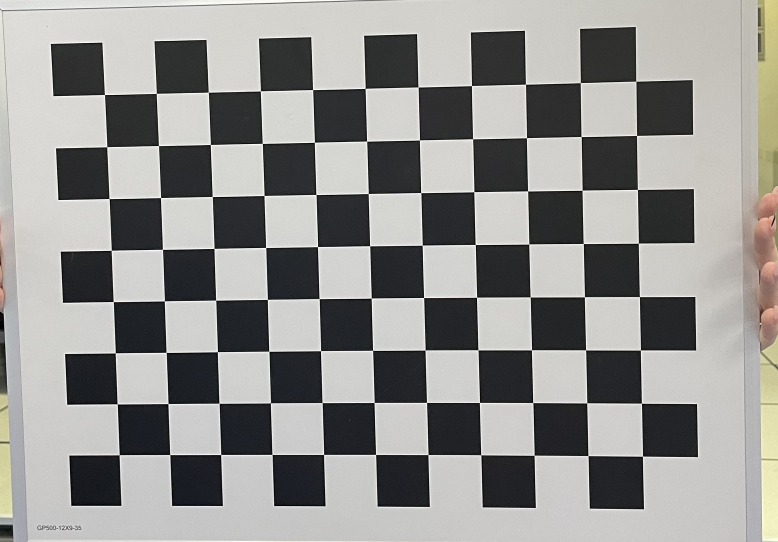
#> input picture calib/picture1.jpg, 2334 x 1626 px, found by its file name (shown at 1/3 size); its folder holds 3 pictures in this run
$ python camera_calibration.py
#> lines starting #> are read from the running program, lines starting #| are printed output that depends on the picture
#> further down, im is the input picture: PIL image 2334x1626 RGB; mean R, G, B 146.7, 146.1, 143.8
import cv2
import numpy as np
import glob
from math import *
import pandas as pd
import os
from PIL import Image

'''
This code is used to calculate the end to camera matrix. It takes input as a folder with images and a .xlsx file with
position and orientation data of the robot. It performs camera calibration within these data and outputs the camera to
end matrix.
There are 4 optional parameters:
K: Camera intrinsic parameters
chess_board_x_num: Number of chessboard squares in the x direction
chess_board_y_num: Number of chessboard squares in the y direction
chess_board_len:Length of a single chessboard square, mm
'''

K = np.array([[4283.95148301687, -0.687179973528103, 2070.79900757240],
              [0, 4283.71915784510, 1514.87274457919],
              [0, 0, 1]], dtype=np.float64)  # Camera intrinsic parameters
chess_board_x_num = 11  # Number of chessboard squares in the x direction
chess_board_y_num = 8  # Number of chessboard squares in the y direction
chess_board_len = 35  # Length of a single chessboard square, mm

# Function to calculate the rotation matrix from Euler angles
def myRPY2R_robot(x, y, z):
    Rx = np.array([[1, 0, 0], [0, cos(x), -sin(x)], [0, sin(x), cos(x)]])
    Ry = np.array([[cos(y), 0, sin(y)], [0, 1, 0], [-sin(y), 0, cos(y)]])
    Rz = np.array([[cos(z), -sin(z), 0], [sin(z), cos(z), 0], [0, 0, 1]])
    R = Rz @ Ry @ Rx
    return R

# Function to calculate the transformation matrix from pose
def pose_robot(x, y, z, Tx, Ty, Tz):
    thetaX = x / 180 * pi
    thetaY = y / 180 * pi
    thetaZ = z / 180 * pi
    R = myRPY2R_robot(thetaX, thetaY, thetaZ)
    t = np.array([[Tx], [Ty], [Tz]])
    RT1 = np.column_stack([R, t])  # Column merge
    RT1 = np.row_stack((RT1, np.array([0, 0, 0, 1])))
    # RT1 = np.linalg.inv(RT1)
    return RT1

# Function to get camera extrinsic parameters from chessboard images
def get_RT_from_chessboard(img_path, chess_board_x_num, chess_board_y_num, K, chess_board_len):
    '''
    :param img_path: Path to the image
    :param chess_board_x_num: Number of chessboard squares in the x direction
    :param chess_board_y_num: Number of chessboard squares in the y direction
    :param K: Camera intrinsic parameters
    :param chess_board_len: Length of a single chessboard square, mm
    :return: Camera extrinsic parameters
    '''
#> called with img_path = 'picture1.bmp', chess_board_x_num = 11, chess_board_y_num = 8, K = array of shape (3, 3), chess_board_len = 35
    # Read the image
    img = cv2.imread(img_path)
    gray = cv2.cvtColor(img, cv2.COLOR_BGR2GRAY)
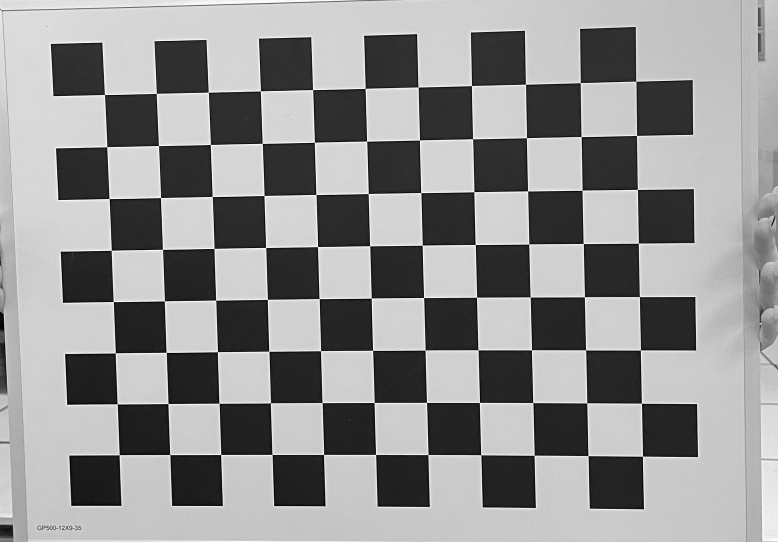
#> gray: shape (1626, 2334) (shown at 1/3 size); min 0, max 255, mean 146.1
    size = gray.shape[::-1]
#> size = (2334, 1626)
    # Find chessboard corners
    ret, corners = cv2.findChessboardCorners(gray, (chess_board_x_num, chess_board_y_num), None) # Find chessboard corners
#> ret = True; corners = 88 rows, first 8: [314.4, 284.8], [469.5, 281], [625.6, 277.4], [782.1, 273.5], [938.7, 269.8], [1096.2, 265.9], [1254.9, 261.9], [1414.9, 257.6]
    # Draw and display the corners
    cv2.drawChessboardCorners(img, (chess_board_x_num, chess_board_y_num), corners, ret)
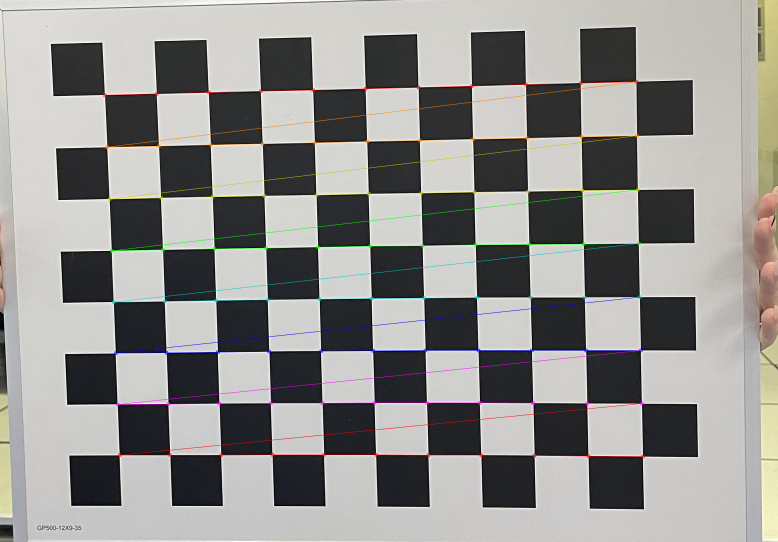
#> img: shape (1626, 2334, 3) (shown at 1/3 size); mean B, G, R 143.3, 145.7, 146.7
    cv2.namedWindow('Demo', cv2.WINDOW_NORMAL)
    cv2.resizeWindow('Demo', 640, 480)
    cv2.imshow('Demo', img)
    cv2.waitKey(0)
    # Prepare corner points in 2D
    corner_points = np.zeros((2, corners.shape[0]), dtype=np.float64)  # Create a zero matrix with 2 rows and the number of corners columns
    for i in range(corners.shape[0]):
        corner_points[:, i] = corners[i, 0, :]  # Get a matrix where each column represents the coordinates of a corner
    # Prepare object points in 3D
    object_points = np.zeros((3, chess_board_y_num * chess_board_x_num), dtype=np.float64)
    flag = 0
    for i in range(chess_board_y_num):
        for j in range(chess_board_x_num):
            object_points[:2, flag] = np.array([(11 - j - 1) * chess_board_len, (8 - i - 1) * chess_board_len])
            flag += 1
    # Solve the PnP problem
    retval, rvec, tvec = cv2.solvePnP(object_points.T, corner_points.T, K, distCoeffs=None)
#> retval = True; rvec = [0.0276, -0.0826, 3.13]; tvec = [-35.32, -34.25, 954.6]
    # Convert rotation vector to rotation matrix and create the RT matrix
    RT = np.column_stack(((cv2.Rodrigues(rvec))[0], tvec))
#> RT = [[-1, -0.0122, 0.0173, -35.32], [0.0112, -0.999, -0.0529, -34.25], [0.0179, -0.0527, 0.998, 954.6]]
    RT = np.row_stack((RT, np.array([0, 0, 0, 1])))
#> RT = [[-1, -0.0122, 0.0173, -35.32], [0.0112, -0.999, -0.0529, -34.25], [0.0179, -0.0527, 0.998, 954.6], [0, 0, 0, 1]]
    return RT

# Folder where chessboard images are stored
folder = r"C:\Users\Aliya\Desktop\github\calib"
# List all the files in the folder and count the number of files:
files = os.listdir(folder)
file_num = len(files)
RT_all = np.zeros((4, 4, file_num))

'''
This part has a strange characteristic; some chessboard points can be detected, some cannot.
You can judge by the runtime of the function get_RT_from_chessboard.
'''
# Store the images where chessboard corners can be detected
good_picture = [1, 2, 3]
# file_num = len(good_picture)

# Calculate the transformation matrix from the board to the camera
R_all_chess_to_cam_1 = []
T_all_chess_to_cam_1 = []
for i in good_picture:
    # print(i)
    # image_path = os.path.join(folder, f"picture{i}.bmp")
    dir = os.path.split(os.path.realpath('picture' + str(i)))[0]
    file_name = os.path.split(os.path.realpath('picture' + str(i)))[1]
    target = dir + os.path.sep + file_name.split('.')[0] + '.bmp'
    im = Image.open(folder + '\\' + 'picture' + str(i) + '.jpg')
    im.save(target, "bmp")
    # image_path = folder + '/' + 'picture' + str(i) + '.bmp'
    # print(image_path)
    RT = get_RT_from_chessboard(target, chess_board_x_num, chess_board_y_num, K, chess_board_len)

    # RT = np.linalg.inv(RT)

    R_all_chess_to_cam_1.append(RT[:3, :3])
    T_all_chess_to_cam_1.append(RT[:3, 3].reshape((3, 1)))
#> pass 2 of the loop `for i in good_picture:`:
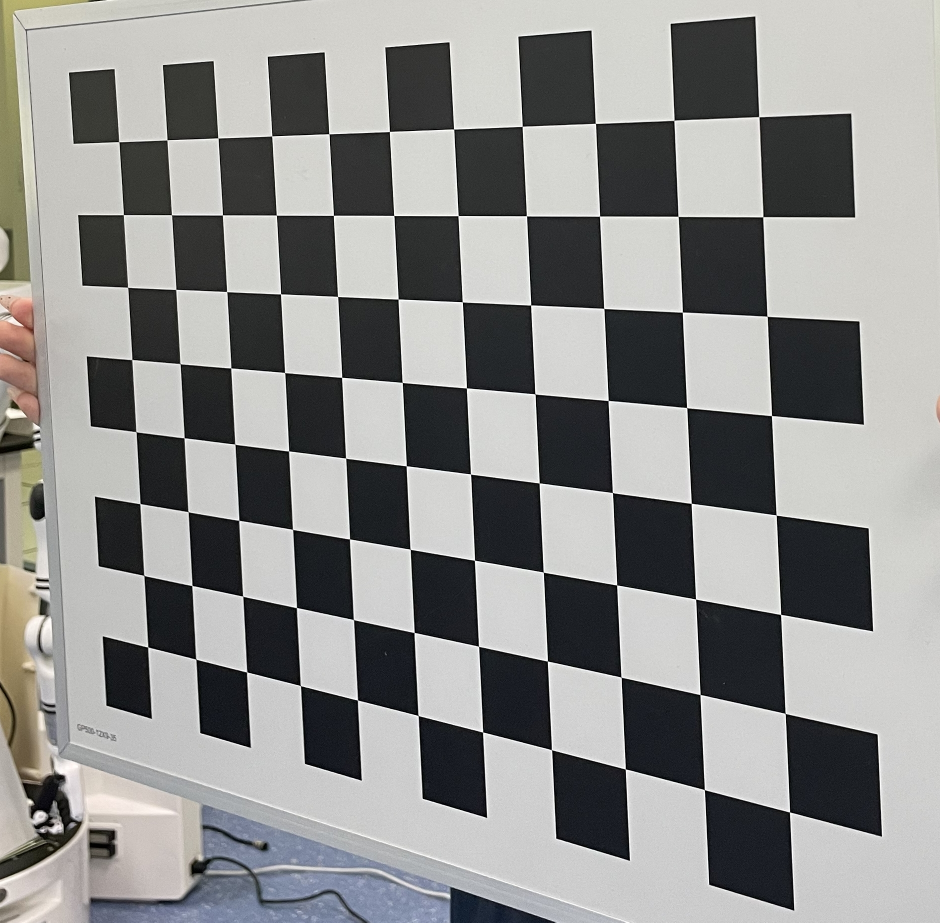
#> input picture calib/picture2.jpg, 1880 x 1845 px, found by its file name (shown at 1/2 size)
#> im is the input picture: PIL image 1880x1845 RGB; mean R, G, B 142.6, 142.9, 141.5
#> in get_RT_from_chessboard (call 2), `gray = cv2.cvtColor(img, cv2.COLOR_BGR2GRAY)`:
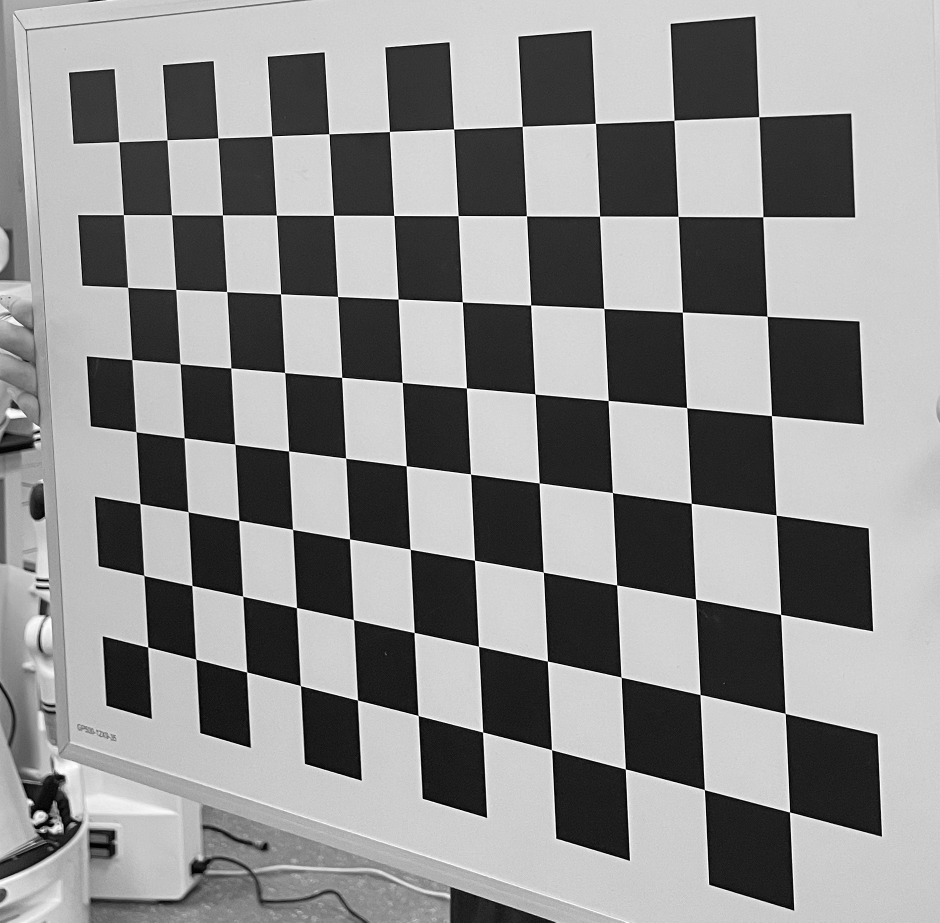
#> gray: shape (1845, 1880) (shown at 1/2 size); min 0, max 255, mean 142.7
#> corners = 88 rows, first 8: [238.2, 284], [334, 280.3], [436.3, 276.4], [543.9, 272.3], [658.2, 268.1], [779.3, 263.3], [907.4, 258.5], [1045, 252.9]
#> in get_RT_from_chessboard (call 2), `cv2.drawChessboardCorners(img, (chess_board_x_num, chess_board_y_num),..`:
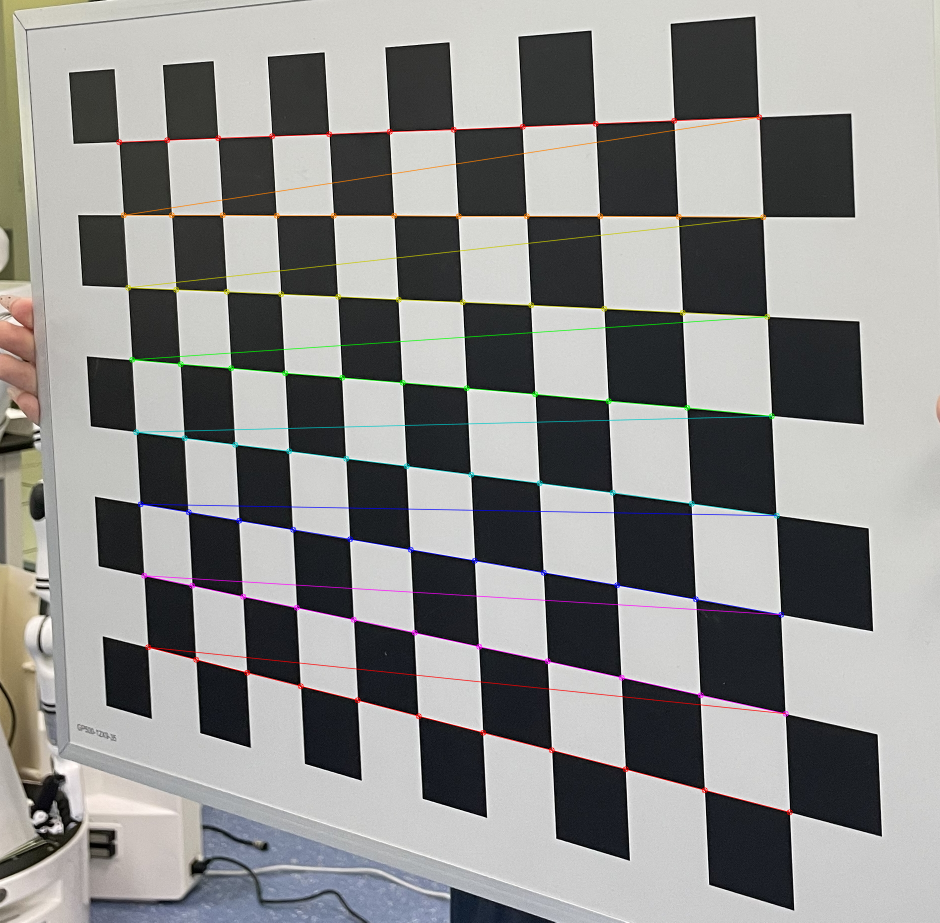
#> img: shape (1845, 1880, 3) (shown at 1/2 size); mean B, G, R 141, 142.5, 142.6
#> rvec = [-0.756, 0.382, -2.93]; tvec = [-107.2, 9.56, 834]
#> in get_RT_from_chessboard (call 2), `RT = np.column_stack(((cv2.Rodrigues(rvec))[0], tvec))`: RT = [[-0.873, 0.0266, 0.487, -107.2], [-0.15, -0.964, -0.217, 9.56], [0.464, -0.263, 0.846, 834]]
#> in get_RT_from_chessboard (call 2), `RT = np.row_stack((RT, np.array([0, 0, 0, 1])))`: RT = [[-0.873, 0.0266, 0.487, -107.2], [-0.15, -0.964, -0.217, 9.56], [0.464, -0.263, 0.846, 834], [0, 0, 0, 1]]
#> pass 3 of the loop `for i in good_picture:`:
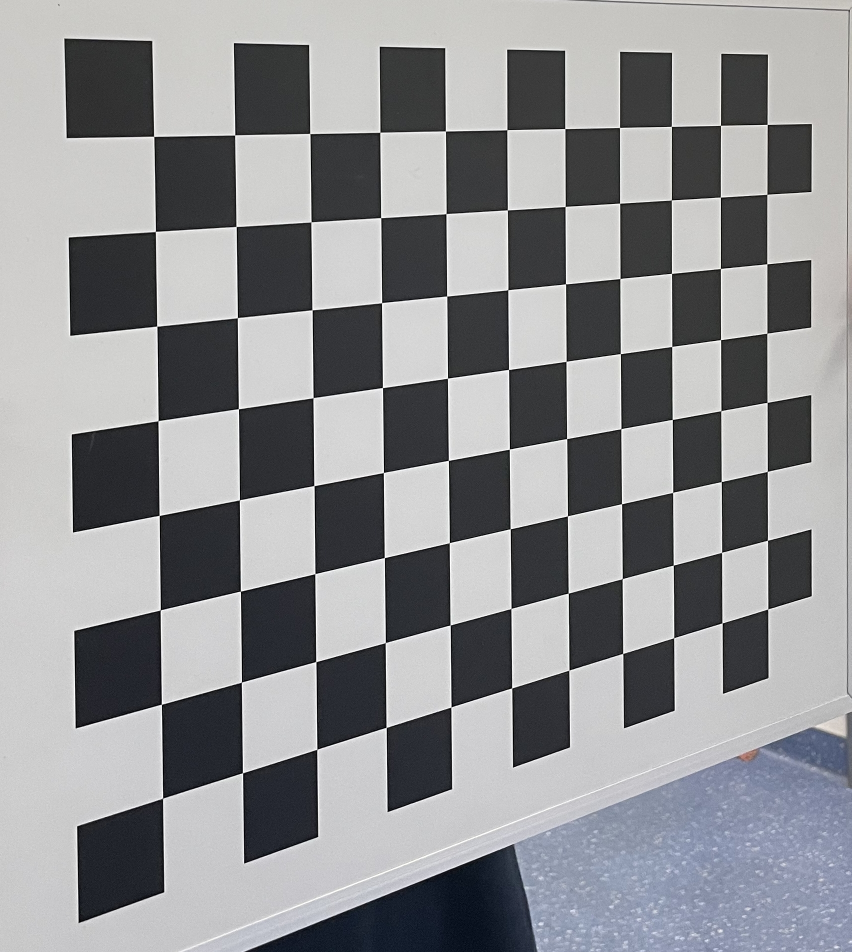
#> input picture calib/picture3.jpg, 1703 x 1904 px, found by its file name (shown at 1/2 size)
#> im is the input picture: PIL image 1703x1904 RGB; mean R, G, B 144.1, 145, 147.5
#> in get_RT_from_chessboard (call 3), `gray = cv2.cvtColor(img, cv2.COLOR_BGR2GRAY)`:
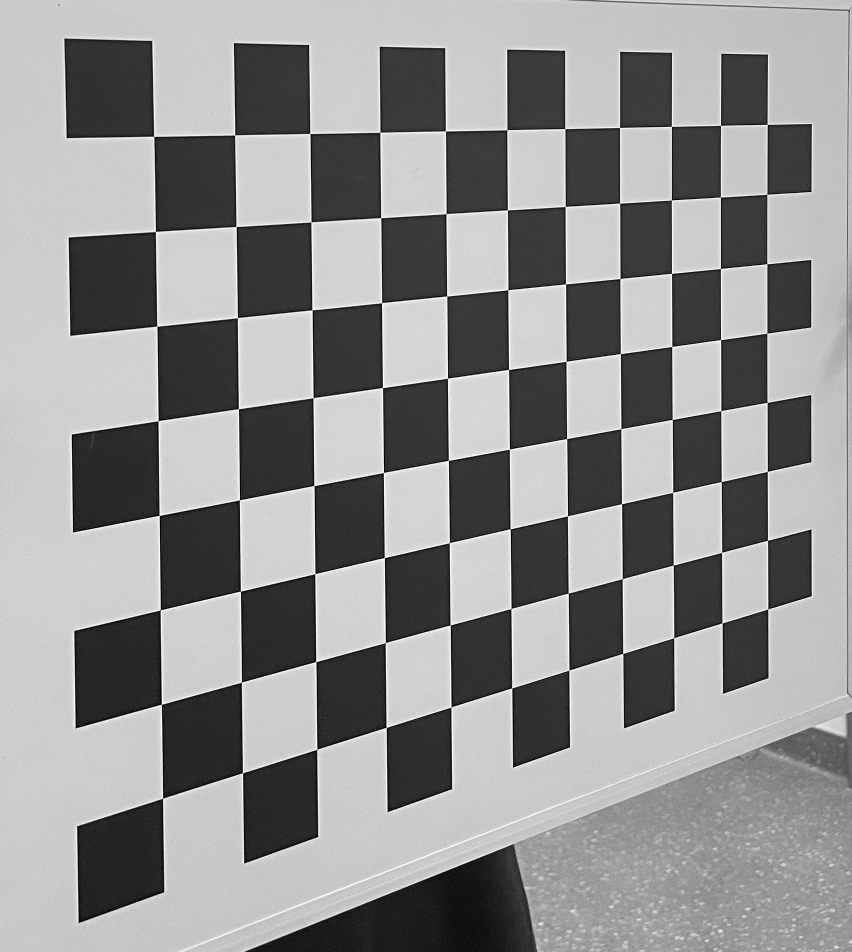
#> gray: shape (1904, 1703) (shown at 1/2 size); min 0, max 255, mean 145
#> corners = 88 rows, first 8: [307.7, 273.3], [469.6, 270.6], [619.7, 267.2], [760.3, 265], [891.2, 262.6], [1014.3, 259.9], [1130.3, 257.8], [1239.4, 255.4]
#> in get_RT_from_chessboard (call 3), `cv2.drawChessboardCorners(img, (chess_board_x_num, chess_board_y_num),..`:
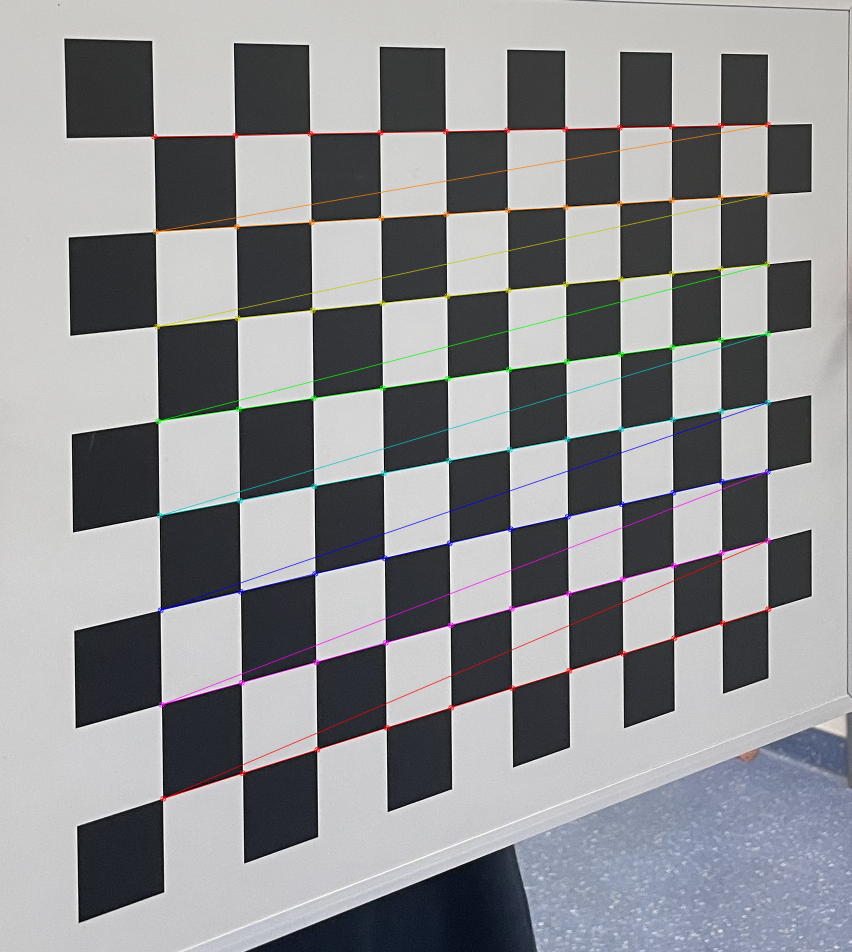
#> img: shape (1904, 1703, 3) (shown at 1/2 size); mean B, G, R 147, 144.6, 144.1
#> rvec = [-1.46, -0.53, 2.62]; tvec = [-144.5, -77.78, 1112.5]
#> in get_RT_from_chessboard (call 3), `RT = np.column_stack(((cv2.Rodrigues(rvec))[0], tvec))`: RT = [[-0.536, 0.0824, -0.84, -144.5], [0.251, -0.935, -0.252, -77.78], [-0.806, -0.346, 0.48, 1112.5]]
#> in get_RT_from_chessboard (call 3), `RT = np.row_stack((RT, np.array([0, 0, 0, 1])))`: RT = [[-0.536, 0.0824, -0.84, -144.5], [0.251, -0.935, -0.252, -77.78], [-0.806, -0.346, 0.48, 1112.5], [0, 0, 0, 1]]

# Calculate the transformation matrix from the end-effector to the base
file_address = r"C:\Users\Aliya\Desktop\github\calib\position.xlsx" # Read the six poses of the robot from the record file
#> (the run stopped early here; a loop or call above may not have finished)
